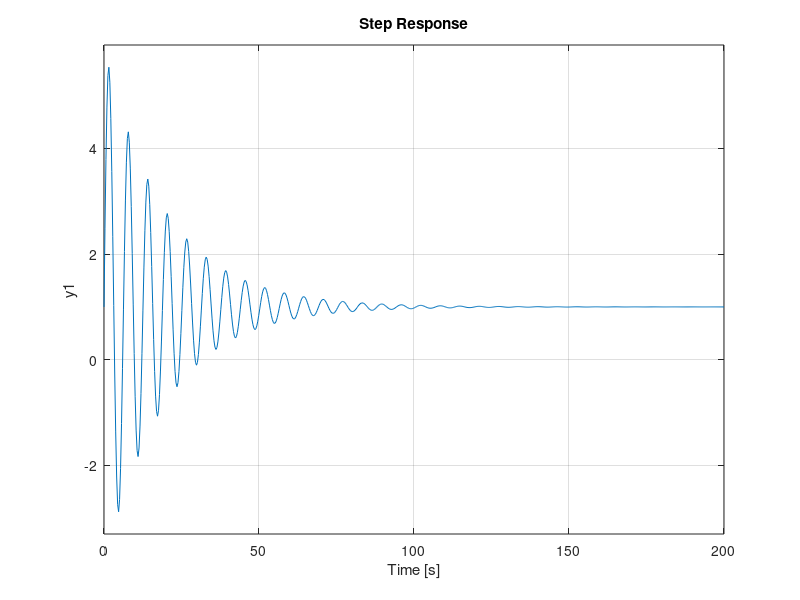

Source code (MATLAB):
m = 1;
b = 0.1;
k = 1;
Num = 1;
Dem = [m b k]
roots(Dem)
G = tf(Num,Dem)

zpk(G)
Num = [m 5 k]
G = tf(Num,Dem)
zpk(G)
step(G)
